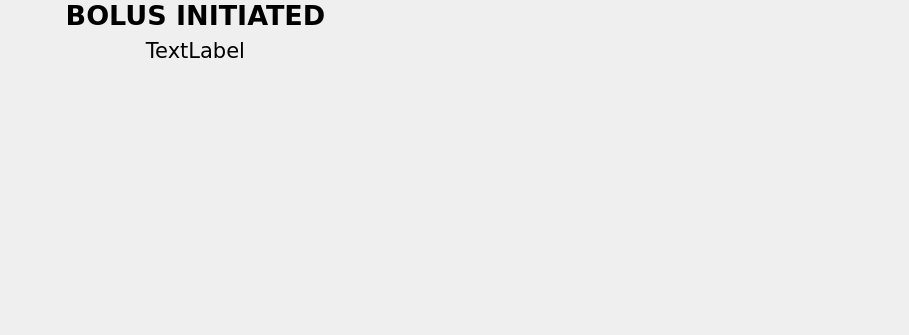
<?xml version="1.0" encoding="UTF-8"?>
<ui version="4.0">
 <class>ExtendedBolusInitiatedScreen</class>
 <widget class="QWidget" name="ExtendedBolusInitiatedScreen">
  <property name="geometry">
   <rect>
    <x>0</x>
    <y>0</y>
    <width>909</width>
    <height>335</height>
   </rect>
  </property>
  <property name="windowTitle">
   <string>Form</string>
  </property>
  <widget class="QLabel" name="label">
   <property name="geometry">
    <rect>
     <x>0</x>
     <y>0</y>
     <width>391</width>
     <height>31</height>
    </rect>
   </property>
   <property name="font">
    <font>
     <family>DejaVu Sans</family>
     <pointsize>20</pointsize>
     <weight>75</weight>
     <bold>true</bold>
    </font>
   </property>
   <property name="text">
    <string>BOLUS INITIATED</string>
   </property>
   <property name="alignment">
    <set>Qt::AlignCenter</set>
   </property>
  </widget>
  <widget class="QLabel" name="labelUnits">
   <property name="geometry">
    <rect>
     <x>0</x>
     <y>40</y>
     <width>391</width>
     <height>20</height>
    </rect>
   </property>
   <property name="font">
    <font>
     <family>DejaVu Sans</family>
     <pointsize>16</pointsize>
    </font>
   </property>
   <property name="text">
    <string>TextLabel</string>
   </property>
   <property name="alignment">
    <set>Qt::AlignCenter</set>
   </property>
  </widget>
 </widget>
 <resources/>
 <connections/>
</ui>
